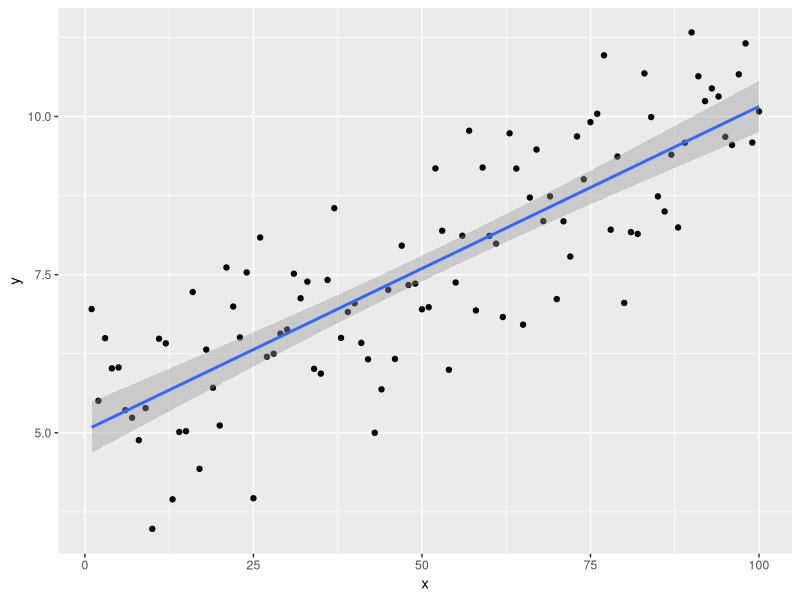
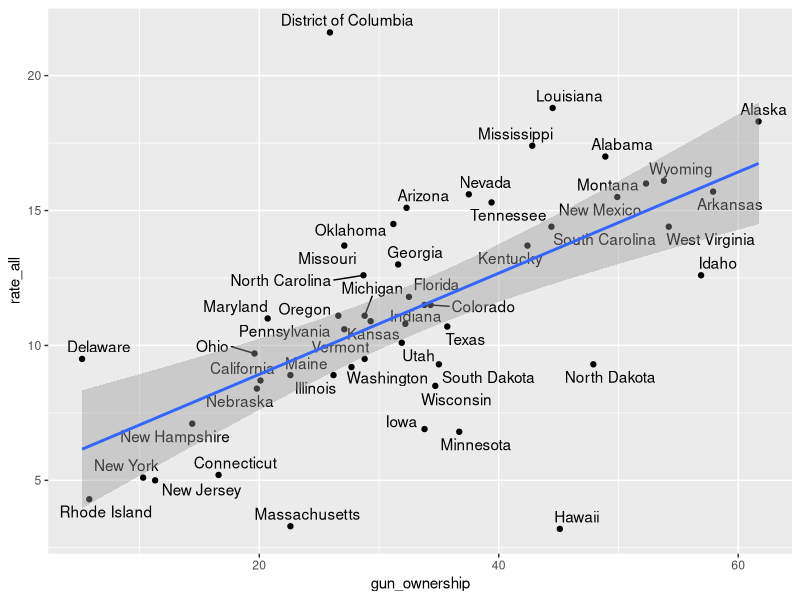
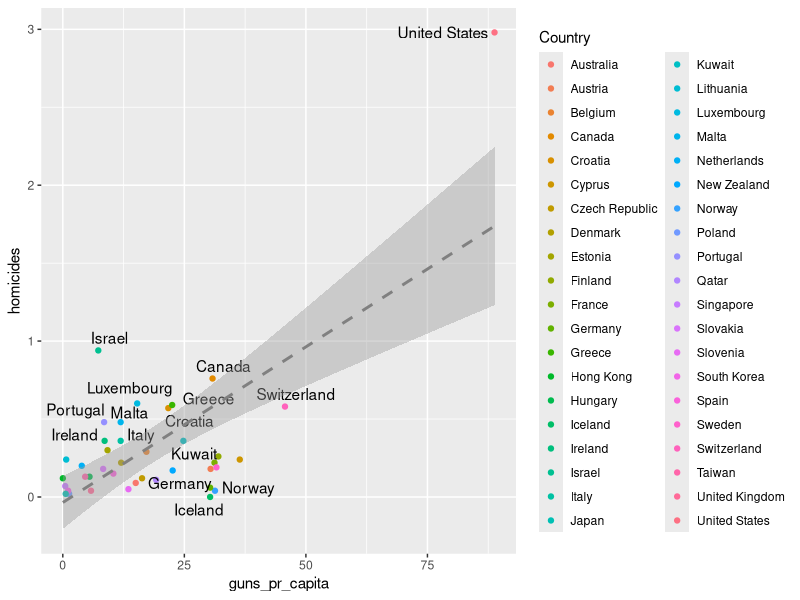

Write R code to recreate these figures, in order.
library(tidyverse)
library(ggrepel)
df = data.frame(x=1:100, y = 5 + 0.05*(1:100) + rnorm(100))

# cor() is used for calculating correlations?
# cor.test() for testing
?cor
cor(x = df$x, y = df$y, method = "pearson")
?cor.test
cor.test(x=df$x, y=df$y, method="pearson")

# We use the lm function to build a linear model in R: 
?lm

fit = lm(y ~ x, data = df) # linear model
summary(fit)
names(fit)

ggplot(data = df, mapping = aes(x = x, y = y)) +
  geom_point() +
  geom_smooth(method = "lm")

# US states only
us = read_delim("us_states_guns_and_deaths.csv",delim = ";" )
summary(us)
names(us)

ggplot(data = us, mapping = aes(x = gun_ownership, y = rate_all, label=state)) +
  geom_point() +
  geom_text_repel() +
  geom_smooth(method = "lm")

lm_death = lm(rate_all ~ gun_ownership, data=us)
summary(lm_death)

#testing correlation
cor.test(x=us$gun_ownership, y=us$rate_all, method="pearson")
# 0.603

# USA vs. rest of the world, guns pr 100.000 person
world = read_csv("country-gun-stats.csv")
summary(world)
names(world)

# Get industrialized countries only
world <- world %>%
  filter(GDP > 20000)

ggplot(data = world, mapping = aes(x = guns_pr_capita, y = homicides, label=Country)) +
  geom_point(aes(colour=Country)) +
  geom_text_repel() +
  geom_smooth(method = "lm", se=TRUE, lty="dashed", color="#808080")

linear_model = lm(homicides~guns_pr_capita, data=world)
summary(linear_model)
cor.test(x=world$guns_pr_capita, y=world$homicides, method="pearson")
